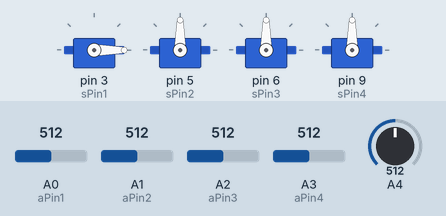
Simulated run of this sketch. Board: Arduino Uno, built with avr-gcc and run on an emulated ATmega328P. Shown: 4 × servo. Inputs (shaded band) come from the test bench; at power-on: A1 (aPin2) = 512, A0 (aPin1) = 512, A2 (aPin3) = 512, A3 (aPin4) = 512, A4 = 512.

Above: at 4.2 s.
4.3 s: A1 (aPin2) set to 670
5.8 s: A1 (aPin2) set to 696
At 6.2 s:
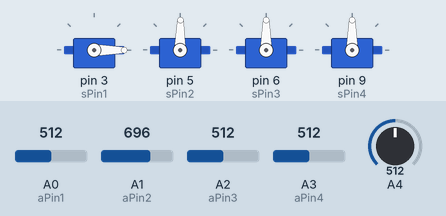
8.8 s: A1 (aPin2) set to 672
At 9.3 s:
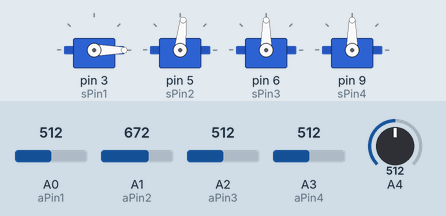
10.3 s: A1 (aPin2) set to 692
At 13.2 s:
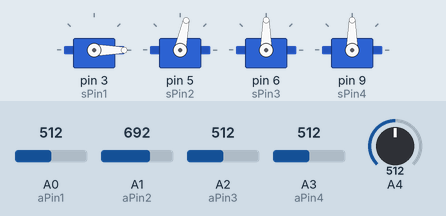
13.3 s: A1 (aPin2) set to 352
At 14.1 s:
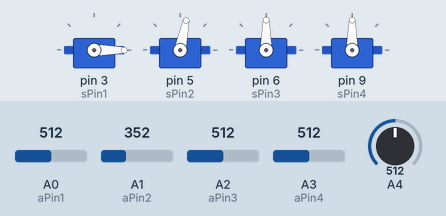
14.8 s: A1 (aPin2) set to 329
At 26.7 s:
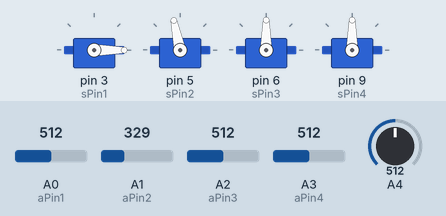
Timing chart, 0 to 27.3 s (numbered marks = the images above; inputs shaded):
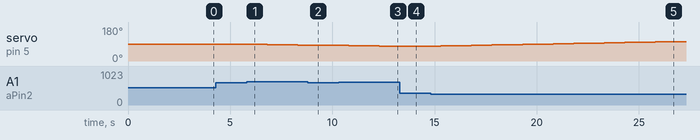

Measured:
- the behaviour switches between 341 and 340 on A1 (aPin2) (found by bisection; images 4 and 5)
- after the input at 4.3 s, every drawn part: stays the same
- after the input at 5.8 s, servo on pin 5 (sPin2): moves from 90° to 84° over 2.5 s, starting at once
- after the input at 8.8 s, servo on pin 5 (sPin2): stays 84° (without the input it goes to 83° after 0.00 s)
- after the input at 10.3 s, servo on pin 5 (sPin2): moves from 84° to 78° over 2.5 s, starting at once
- after the input at 13.3 s, servo on pin 5 (sPin2): stays 78° (without the input it goes to 77° after 0.00 s)
- after the input at 14.8 s, servo on pin 5 (sPin2): moves from 78° to 103° over 12.0 s, starting at once

The sketch:

sketch_aug07c.ino
```cpp
#include <Servo.h>
int aPin1 = 0;  //connected to joystick 1 y axis
int aPin2 = 1;  //connected to joystick 2 y axis
int aPin3 = 2;  //connected to joystick 1 x axis
int aPin4 = 3;  //connected to joystick 2 x axis
int sPin1 = 3;  //connect servo that adjusts the upper joint to digital pin 3
int sPin2 = 5;  //connect servo that adjusts the lower joint to digital pin 5
int sPin3 = 6;  //connect servo that adjusts the base to digital pin 6
int sPin4 = 9;  //connect servo that adjusts the claw to digital pin 9
int angle1 = 0;
int angle2 = 90;
int angle3 = 90;
int angle4 = 90;
int wait=1000;
Servo servo1;
Servo servo2;
Servo servo3;
Servo servo4;

void setup() {
  // put your setup code here, to run once:
  Serial.begin(9600);
  servo1.attach(sPin1);
  servo2.attach(sPin2);
  servo3.attach(sPin3 );
  servo4.attach(sPin4);
  servo1.write(angle1);
  delay(wait);
  servo2.write(angle2);
  delay(wait);
  servo3.write(angle3);
  delay(wait);
  servo4.write(angle4);
}

void loop() {
  // put your main code here, to run repeatedly:

  int number = analogRead(A4);
  wait=map(number,0,1023,0,1000);
  //move servo1 clockwise
  while (analogRead(aPin1) < 341) {

    if (angle1 > 140) {
      break;
    }
    angle1 = angle1 + 1;
    servo1.write(angle1);
    delay(wait);
  }
  //move servo1 counter clockwise
  while (analogRead(aPin1) > 682) {
    if (angle1 < 1) {
      break;
    }
    angle1 = angle1 - 1;
    servo1.write(angle1);
    delay(wait);
  }
  //move servo2 clockwise
  while (analogRead(aPin2) < 341) {
    if (angle2 > 140) {
      break;
    }
    angle2 = angle2 + 1;
    servo2.write(angle2);
    delay(wait);
  }
  //move servo2 counter clockwise
  while (analogRead(aPin2) > 682) {
    if (angle2 < 1) {
      break;
    }
    angle2 = angle2 - 1;
    servo2.write(angle2);
    delay(wait);
  }
  //move servo3 clockwise
  while (analogRead(aPin3) < 341) {
    if (angle3 > 179) {
      break;
    }
    angle3 = angle3 + 1;
    servo3.write(angle3);
    delay(wait);
  }
  //move servo3 counter clockwise
  while (analogRead(aPin3) > 682) {
    if (angle3 < 1) {
      break;
    }
    angle3 = angle3 - 1;
    servo3.write(angle3);
    delay(wait);
  }
  //move servo4 clockwise
  while (analogRead(aPin4) < 341) {
    if (angle4 > 179) {
      break;
    }
    angle4 = angle4 + 1;
    servo4.write(angle4);
    delay(wait);
  }
  //move servo4 counter clockwise
  while (analogRead(aPin4) > 682) {
    if (angle4 < 1) {
      break;
    }
    angle4 = angle4 - 1;
    servo4.write(angle4);
    delay(wait);
  }


}
```
